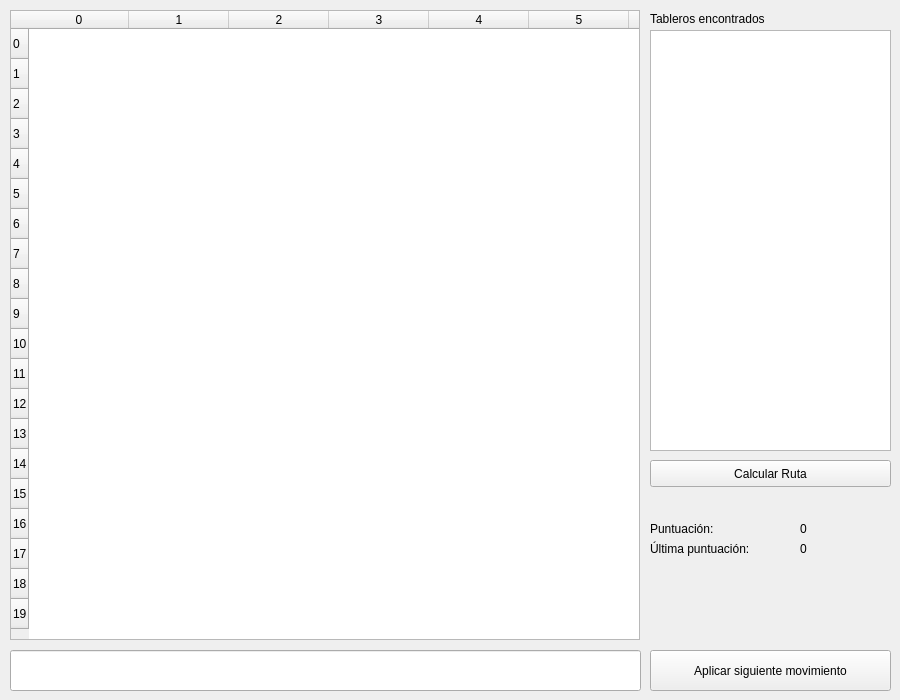
<?xml version="1.0" encoding="UTF-8"?>
<ui version="4.0">
 <class>MainWindow</class>
 <widget class="QMainWindow" name="MainWindow">
  <property name="geometry">
   <rect>
    <x>0</x>
    <y>0</y>
    <width>900</width>
    <height>700</height>
   </rect>
  </property>
  <property name="minimumSize">
   <size>
    <width>900</width>
    <height>700</height>
   </size>
  </property>
  <property name="maximumSize">
   <size>
    <width>900</width>
    <height>700</height>
   </size>
  </property>
  <property name="windowTitle">
   <string>ClickomaniaGUI</string>
  </property>
  <widget class="QWidget" name="centralWidget">
   <widget class="QTableWidget" name="tableWidget">
    <property name="geometry">
     <rect>
      <x>10</x>
      <y>10</y>
      <width>630</width>
      <height>630</height>
     </rect>
    </property>
    <property name="mouseTracking">
     <bool>true</bool>
    </property>
    <property name="focusPolicy">
     <enum>Qt::NoFocus</enum>
    </property>
    <property name="verticalScrollBarPolicy">
     <enum>Qt::ScrollBarAlwaysOff</enum>
    </property>
    <property name="horizontalScrollBarPolicy">
     <enum>Qt::ScrollBarAlwaysOff</enum>
    </property>
    <property name="selectionMode">
     <enum>QAbstractItemView::NoSelection</enum>
    </property>
    <property name="showGrid">
     <bool>false</bool>
    </property>
    <row>
     <property name="text">
      <string>0</string>
     </property>
    </row>
    <row>
     <property name="text">
      <string>1</string>
     </property>
    </row>
    <row>
     <property name="text">
      <string>2</string>
     </property>
    </row>
    <row>
     <property name="text">
      <string>3</string>
     </property>
    </row>
    <row>
     <property name="text">
      <string>4</string>
     </property>
    </row>
    <row>
     <property name="text">
      <string>5</string>
     </property>
    </row>
    <row>
     <property name="text">
      <string>6</string>
     </property>
    </row>
    <row>
     <property name="text">
      <string>7</string>
     </property>
    </row>
    <row>
     <property name="text">
      <string>8</string>
     </property>
    </row>
    <row>
     <property name="text">
      <string>9</string>
     </property>
    </row>
    <row>
     <property name="text">
      <string>10</string>
     </property>
    </row>
    <row>
     <property name="text">
      <string>11</string>
     </property>
    </row>
    <row>
     <property name="text">
      <string>12</string>
     </property>
    </row>
    <row>
     <property name="text">
      <string>13</string>
     </property>
    </row>
    <row>
     <property name="text">
      <string>14</string>
     </property>
    </row>
    <row>
     <property name="text">
      <string>15</string>
     </property>
    </row>
    <row>
     <property name="text">
      <string>16</string>
     </property>
    </row>
    <row>
     <property name="text">
      <string>17</string>
     </property>
    </row>
    <row>
     <property name="text">
      <string>18</string>
     </property>
    </row>
    <row>
     <property name="text">
      <string>19</string>
     </property>
    </row>
    <column>
     <property name="text">
      <string>0</string>
     </property>
    </column>
    <column>
     <property name="text">
      <string>1</string>
     </property>
    </column>
    <column>
     <property name="text">
      <string>2</string>
     </property>
    </column>
    <column>
     <property name="text">
      <string>3</string>
     </property>
    </column>
    <column>
     <property name="text">
      <string>4</string>
     </property>
    </column>
    <column>
     <property name="text">
      <string>5</string>
     </property>
    </column>
    <column>
     <property name="text">
      <string>6</string>
     </property>
    </column>
    <column>
     <property name="text">
      <string>7</string>
     </property>
    </column>
    <column>
     <property name="text">
      <string>8</string>
     </property>
    </column>
    <column>
     <property name="text">
      <string>9</string>
     </property>
    </column>
    <column>
     <property name="text">
      <string>10</string>
     </property>
    </column>
    <column>
     <property name="text">
      <string>11</string>
     </property>
    </column>
    <column>
     <property name="text">
      <string>12</string>
     </property>
    </column>
    <column>
     <property name="text">
      <string>13</string>
     </property>
    </column>
    <column>
     <property name="text">
      <string>14</string>
     </property>
    </column>
    <column>
     <property name="text">
      <string>15</string>
     </property>
    </column>
    <column>
     <property name="text">
      <string>16</string>
     </property>
    </column>
    <column>
     <property name="text">
      <string>17</string>
     </property>
    </column>
    <column>
     <property name="text">
      <string>18</string>
     </property>
    </column>
    <column>
     <property name="text">
      <string>19</string>
     </property>
    </column>
   </widget>
   <widget class="QLabel" name="label">
    <property name="geometry">
     <rect>
      <x>650</x>
      <y>10</y>
      <width>151</width>
      <height>17</height>
     </rect>
    </property>
    <property name="text">
     <string>Tableros encontrados</string>
    </property>
   </widget>
   <widget class="QPushButton" name="pushButton">
    <property name="geometry">
     <rect>
      <x>650</x>
      <y>460</y>
      <width>241</width>
      <height>27</height>
     </rect>
    </property>
    <property name="text">
     <string>Calcular Ruta</string>
    </property>
   </widget>
   <widget class="QLabel" name="label_2">
    <property name="geometry">
     <rect>
      <x>650</x>
      <y>520</y>
      <width>151</width>
      <height>17</height>
     </rect>
    </property>
    <property name="text">
     <string>Puntuación:</string>
    </property>
   </widget>
   <widget class="QLabel" name="label_3">
    <property name="geometry">
     <rect>
      <x>650</x>
      <y>540</y>
      <width>151</width>
      <height>17</height>
     </rect>
    </property>
    <property name="text">
     <string>Última puntuación:</string>
    </property>
   </widget>
   <widget class="QLabel" name="label_4">
    <property name="geometry">
     <rect>
      <x>800</x>
      <y>520</y>
      <width>62</width>
      <height>17</height>
     </rect>
    </property>
    <property name="text">
     <string>0</string>
    </property>
   </widget>
   <widget class="QLabel" name="label_5">
    <property name="geometry">
     <rect>
      <x>800</x>
      <y>540</y>
      <width>62</width>
      <height>17</height>
     </rect>
    </property>
    <property name="text">
     <string>0</string>
    </property>
   </widget>
   <widget class="QLineEdit" name="lineEdit">
    <property name="geometry">
     <rect>
      <x>10</x>
      <y>650</y>
      <width>631</width>
      <height>41</height>
     </rect>
    </property>
    <property name="text">
     <string/>
    </property>
   </widget>
   <widget class="QPushButton" name="pushButton_2">
    <property name="geometry">
     <rect>
      <x>650</x>
      <y>650</y>
      <width>241</width>
      <height>41</height>
     </rect>
    </property>
    <property name="text">
     <string>Aplicar siguiente movimiento</string>
    </property>
   </widget>
   <widget class="QListWidget" name="listWidget">
    <property name="geometry">
     <rect>
      <x>650</x>
      <y>30</y>
      <width>241</width>
      <height>421</height>
     </rect>
    </property>
   </widget>
  </widget>
 </widget>
 <layoutdefault spacing="6" margin="11"/>
 <resources/>
 <connections/>
</ui>
